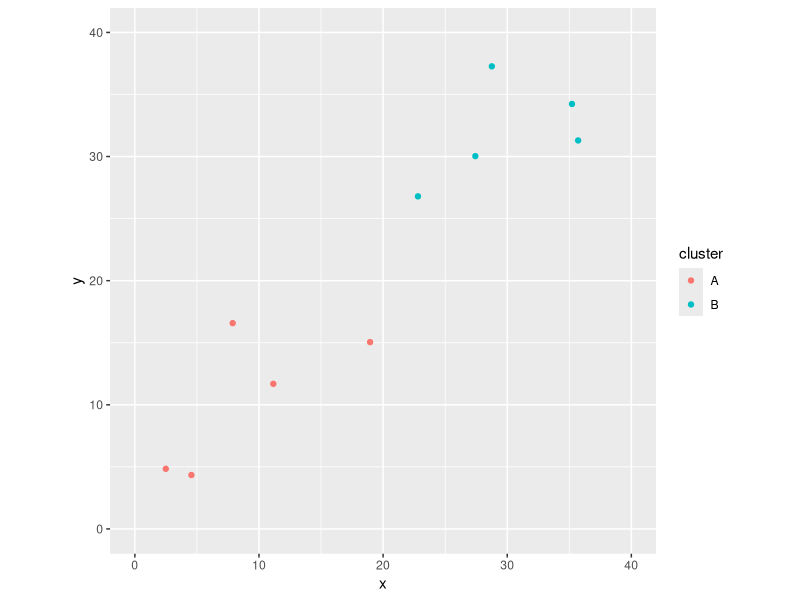

This figure's R source: (Note: this script raises an error after producing the figure.)
## ---- chunk 1
library(tidyverse)
library(spatstat)
## ---- chunk 2
set.seed(457299)
A=tibble(x=runif(5,0,20),y=runif(5,0,20))
B=tibble(x=runif(5,20,40),y=runif(5,20,40))
ddd=bind_rows(A=A,B=B,.id="cluster")
g=ggplot(ddd,aes(x=x,y=y,colour=cluster))+geom_point()+
  coord_fixed(xlim=c(0,40),ylim=c(0,40))
g
## ---- chunk 3
dist=distances=spatstat::crossdist(A$x, A$y, B$x, B$y)
dist
## ---- chunk 4
wm1=which.min(apply(distances,1,min))
wm1
wm2=which.min(apply(distances,2,min))
wm2
closest=bind_rows(A=A[wm1,],B=B[wm2,],.id="cluster")
closest
## ---- chunk 5
g+geom_segment(data=closest,aes(x=x[1],y=y[1],xend=x[2],yend=y[2]),colour="darkgreen")
## ---- chunk 6
A %>% unite(coord, x, y) -> a1
B %>% unite(coord, x, y) -> b1
crossing(A_coord=a1$coord, B_coord=b1$coord) %>% 
  separate(A_coord, into=c("A_x", "A_y"), sep="_", convert=T) %>% 
  separate(B_coord, into=c("B_x", "B_y"), sep="_", convert=T) 
## ---- chunk 7
crossing(A_coord=a1$coord, B_coord=b1$coord) %>% 
  separate(A_coord, into=c("A_x", "A_y"), sep="_", convert=T) %>% 
  separate(B_coord, into=c("B_x", "B_y"), sep="_", convert=T) %>% 
  mutate(dist=sqrt((A_x-B_x)^2+(A_y-B_y)^2)) -> distances
distances %>% arrange(dist) %>% slice(1) -> d
d
## ---- chunk 8
g+geom_segment(data=d, aes(x=A_x, y=A_y, xend=B_x, yend=B_y), colour="darkgreen")
## ---- chunk 9
distances %>% arrange(desc(dist)) %>% slice(1) -> d
g+geom_segment(data=d, aes(x=A_x, y=A_y, xend=B_x, yend=B_y), colour="darkgreen")
## ---- chunk 10
d1=tribble(
  ~y, ~g,
  10, "A",
  11, "A",
  13, "A",
  11, "B",
  12, "B",
  14, "B"
)
d1
## ---- chunk 11
ggplot(d1, aes(x=g, y=y, colour=g))+geom_point()
## ---- chunk 12
d1.1=aov(y~g, data=d1)
summary(d1.1)
## ---- chunk 13
d2=tribble(
  ~y, ~g,
  10, "A",
  11, "A",
  13, "A",
  21, "B",
  22, "B",
  24, "B"
)
d2
## ---- chunk 14
ggplot(d2, aes(x=g, y=y, colour=g))+geom_point()
## ---- chunk 15
d2.1=aov(y~g, data=d2)
summary(d2.1)
## ---- chunk 16
d1 %>% summarize(m=mean(y)) -> d1.overall
d1.overall
d1 %>% mutate(mean=d1.overall$m) %>% 
  mutate(diffsq=(y-mean)^2) %>% 
  summarize(total=sum(diffsq))
## ---- chunk 17
d1 %>% group_by(g) %>% summarize(m=mean(y)) -> d1.groups
d1.groups
d1 %>% left_join(d1.groups) %>% 
  mutate(diffsq=(y-m)^2) %>% 
  summarize(total=sum(diffsq))
## ---- chunk 18
10.8-9.33
## ---- chunk 19
d2 %>% summarize(m=mean(y)) -> d2.overall
d2.overall
d2 %>% mutate(mean=d2.overall$m) %>% 
  mutate(diffsq=(y-mean)^2) %>% 
  summarize(total=sum(diffsq))
## ---- chunk 20
d2 %>% group_by(g) %>% summarize(m=mean(y)) -> d2.groups
d2.groups
d2 %>% left_join(d2.groups) %>% 
  mutate(diffsq=(y-m)^2) %>% 
  summarize(total=sum(diffsq))
## ---- chunk 21
191-9.33
## ---- chunk 22
ddd %>% group_by(cluster) %>% 
  summarize(mean_x=mean(x), mean_y=mean(y)) -> means
means
## ---- chunk 23
ddd %>% left_join(means) -> group_means
group_means
## ---- chunk 24
g+geom_segment(data=group_means, aes(x=x, y=y, xend=mean_x, yend=mean_y, colour=cluster))
## ---- chunk 25
ddd %>% summarize(mean_x=mean(x), mean_y=mean(y)) -> means
## ---- chunk 26
ddd %>% mutate(mean_x=means$mean_x, mean_y=means$mean_y) -> overall_means
overall_means
## ---- chunk 27
g+geom_segment(data=overall_means, aes(x=x, y=y, xend=mean_x, yend=mean_y), colour="darkgreen")
